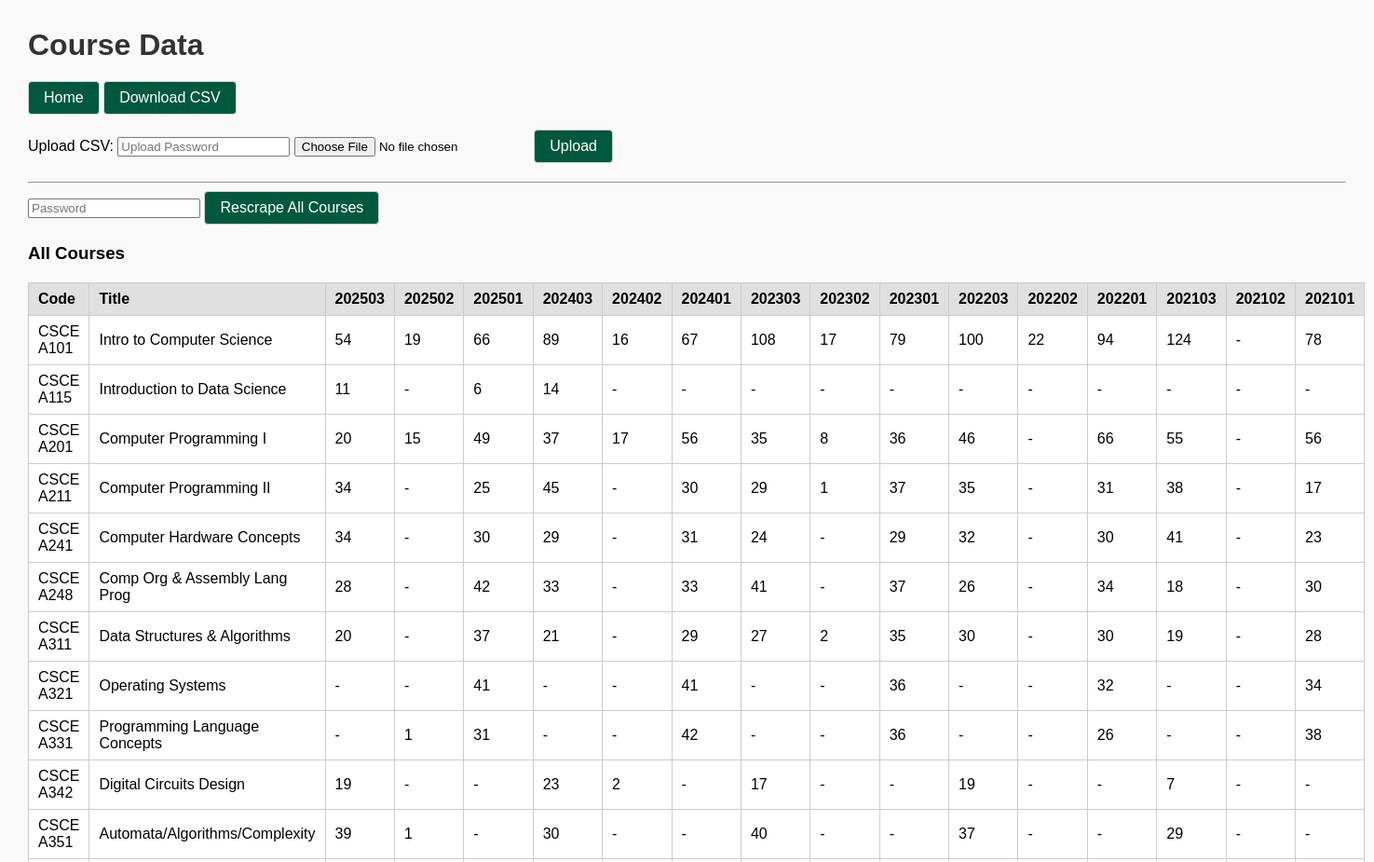
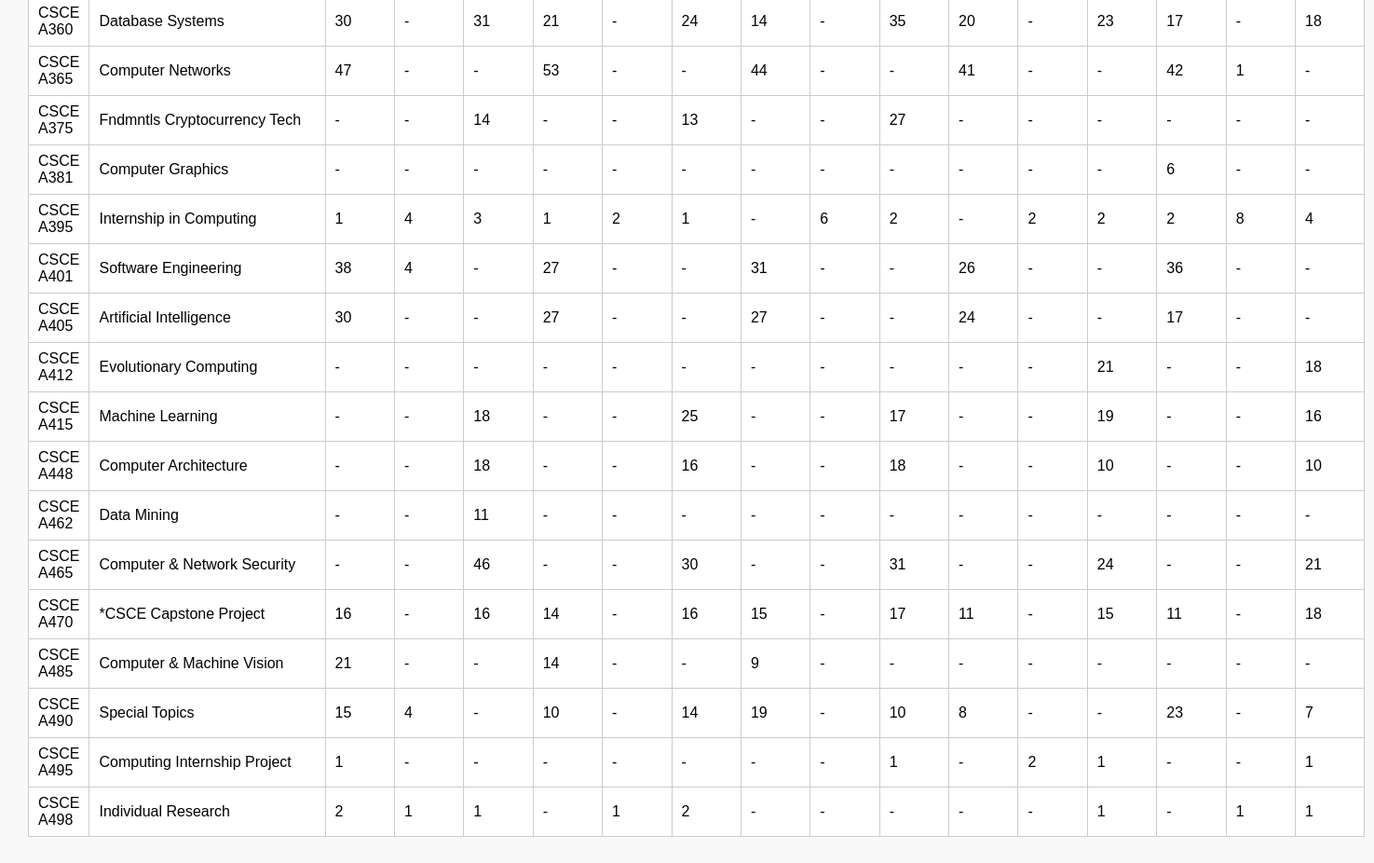
The app's page /data/ with its own data (2 pictures, top to bottom).
### main/models.py (models this page shows, shortened)
class Course(models.Model):
    term = models.CharField(max_length=10)
    code = models.CharField(max_length=20)
    title = models.CharField(max_length=255)
    enrolled = models.IntegerField()

### main/views.py (the view, shortened to what this page needs)
# urls.py: path('data/', views.data, name='data'),
def data(request):
    message = None
    error = None
    all_terms = sorted(Course.objects.values_list('term', flat=True).distinct(), reverse=True)
    courses_dict = {}
    for c in Course.objects.all().order_by('code'):
        if c.code not in courses_dict:
            courses_dict[c.code] = {'title': c.title, 'enrolled_list': []}
    for code, info in courses_dict.items():
        enrolled_list = []
        for term in all_terms:
            course = Course.objects.filter(code=code, term=term).first()
            enrolled_list.append(course.enrolled if course else '-')
        info['enrolled_list'] = enrolled_list
    return render(request, 'data.html', {
        'courses_dict': courses_dict,
        'all_terms': all_terms,
        'message': message,
        'error': error
    })

### main/context_processors.py (called while the page is built)
def add_prefix(request):
    return {"URL_PREFIX": settings.URL_PREFIX}

### main/templates/data.html (shortened to what this page needs)
{% load static %}
<!DOCTYPE html>
<html>
<head>
    <link rel="stylesheet" href="{% static 'style.css' %}">
</head>
<body>
    <h1>Course Data</h1>
    <p>
        <a href="{% if URL_PREFIX %}/{{ URL_PREFIX }}/{% else %}/{% endif %}"><button>Home</button></a>
        <a href="{% url 'download_data' %}"><button>Download CSV</button></a>
    </p>
    <div class="section">
        <form method="POST" enctype="multipart/form-data">
            <label>Upload CSV:</label>
            <input type="password" name="upload_password" placeholder="Upload Password" required>
            <input type="file" name="csv_file" accept=".csv" required>
            <button type="submit">Upload</button>
        </form>
    </div>
    <hr>
    <div class="section">
        <form method="POST" action="{% url 'rescrape_data' %}" style="display:inline;">
            <input type="password" name="rescrape_password" placeholder="Password" required>
            <button type="submit" onclick="return confirmRescrape();">
                Rescrape All Courses
            </button>
        </form>
    </div>
    <h3>All Courses</h3>
    <table>
        <tr>
            <th>Code</th>
            <th>Title</th>
            {% for term in all_terms %}
                <th>{{ term }}</th>
            {% endfor %}
        </tr>
        {% for code, course in courses_dict.items %}
            <tr>
                <td>{{ code }}</td>
                <td>{{ course.title }}</td>
                {% for enrolled in course.enrolled_list %}
                    <td>{{ enrolled }}</td>
                {% endfor %}
            </tr>
        {% endfor %}
    </table>
</body>
</html>

### main/static/style.css (style rules this page uses)
body { font-family: Arial, sans-serif; margin: 40px; background: white; }
h1 { margin-bottom: 20px; color: #222; }
button { padding: 8px 16px; cursor: pointer; border: 1px solid lightgrey; border-radius: 4px; background: #00583D; color: white; font-size: 16px; transition: background-color 0.2s ease; }
a { text-decoration: none; }

### main/templates/data.html (style rules this page uses)
body { font-family: Arial; margin: 30px; background: #f9f9f9; }
h1 { color: #333; }
table { border-collapse: collapse; width: 100%; background: #fff; margin-top: 20px; }
th, td { padding: 8px 10px; border: 1px solid #ccc; text-align: left; }
th { background: #e0e0e0; }
.section { margin-bottom: 20px; }

### records on screen
Course: courses_dict "CSCE A101", title "Intro to Computer Science"
Course: courses_dict "CSCE A115", title "Introduction to Data Science"
Course: courses_dict "CSCE A201", title "Computer Programming I"
Course: courses_dict "CSCE A211", title "Computer Programming II"
Course: courses_dict "CSCE A241", title "Computer Hardware Concepts"
Course: courses_dict "CSCE A248", title "Comp Org & Assembly Lang Prog"
Course: courses_dict "CSCE A311", title "Data Structures & Algorithms"
Course: courses_dict "CSCE A321", title "Operating Systems"
Course: courses_dict "CSCE A331", title "Programming Language Concepts"
Course: courses_dict "CSCE A342", title "Digital Circuits Design"
Course: courses_dict "CSCE A351", title "Automata/Algorithms/Complexity"
Course: courses_dict "CSCE A360", title "Database Systems"
Course: courses_dict "CSCE A365", title "Computer Networks"
Course: courses_dict "CSCE A375", title "Fndmntls Cryptocurrency Tech"
Course: courses_dict "CSCE A381", title "Computer Graphics"
Course: courses_dict "CSCE A395", title "Internship in Computing"
Course: courses_dict "CSCE A401", title "Software Engineering"
Course: courses_dict "CSCE A405", title "Artificial Intelligence"
Course: courses_dict "CSCE A412", title "Evolutionary Computing"
Course: courses_dict "CSCE A415", title "Machine Learning"
Course: courses_dict "CSCE A448", title "Computer Architecture"
Course: courses_dict "CSCE A462", title "Data Mining"
Course: courses_dict "CSCE A465", title "Computer & Network Security"
Course: courses_dict "CSCE A470", title "*CSCE Capstone Project"
Course: courses_dict "CSCE A485", title "Computer & Machine Vision"
Course: courses_dict "CSCE A490", title "Special Topics"
Course: courses_dict "CSCE A495", title "Computing Internship Project"
Course: courses_dict "CSCE A498", title "Individual Research"

### other values on screen
{{ term }} "202503" "202502" "202501" "202403" "202402" "202401" "202303" "202302" "202301" "202203" "202202" "202201" "202103" "202102" "202101"
{{ enrolled }} "54" "19" "66" "89" "16" "67" "108" "17" "79" "100" "22" "94" "124" "-" "78" "11" "-" "6" "14" "-" "-" "-" "-" "-" "-" "-" "-" "-" "-" "-" "20" "15" "49" "37" "17" "56" "35" "8" "36" "46" "-" "66" "55" "-" "56" "34" "-" "25" "45" "-" "30" "29" "1" "37" "35" "-" "31" "38" "-" "17" "34" "-" "30" "29" "-" "31" "24" "-" "29" "32" "-" "30" "41" "-" "23" "28" "-" "42" "33" "-" "33" "41" "-" "37" "26" "-" "34" "18" "-" "30" "20" "-" "37" "21" "-" "29" "27" "2" "35" "30" "-" "30" "19" "-" "28" "-" "-" "41" "-" "-" "41" "-" "-" "36" "-" "-" "32" "-" "-" "34" "-" "1" "31" "-" "-" "42" "-" "-" "36" "-" "-" "26" "-" "-" "38" "19" "-" "-" "23" "2" "-" "17" "-" "-" "19" "-" "-" "7" "-" "-" "39" "1" "-" "30" "-" "-" "40" "-" "-" "37" "-" "-" "29" "-" "-" "30" "-" "31" "21" "-" "24" "14" "-" "35" "20" "-" "23" "17" "-" "18" "47" "-" "-" "53" "-" "-" "44" "-" "-" "41" "-" "-" "42" "1" "-" "-" "-" "14" "-" "-" "13" "-" "-" "27" "-" "-" "-" "-" "-" "-" "-" "-" "-" "-" "-" "-" "-" "-" "-" "-" "-" "-" "6" "-" "-" "1" "4" "3" "1" "2" "1" "-" "6" "2" "-" "2" "2" "2" "8" "4" "38" "4" "-" "27" "-" "-" "31" "-" "-" "26" "-" "-" "36" "-" "-" "30" "-" "-" "27" "-" "-" "27" "-" "-" "24" "-" "-" "17" "-" "-" "-" "-" "-" "-" "-" "-" "-" "-" "-" "-" "-" "21" "-" "-" "18" "-" "-" "18" "-" "-" "25" "-" "-" "17" "-" "-" "19" "-" "-" "16" "-" "-" "18" "-" "-" "16" "-" "-" "18" "-" "-" "10" "-" "-" "10" "-" "-" "11" "-" "-" "-" "-" "-" "-" "-" "-" "-" "-" "-" "-" "-" "-" "46" "-" "-" "30" "-" "-" "31" "-" "-" "24" "-" "-" "21" "16" "-" "16" "14" "-" "16" "15" "-" "17" "11" "-" "15" "11" "-" "18" "21" "-" "-" "14" "-" "-" "9" "-" "-" "-" "-" "-" "-" "-" "-" "15" "4" "-" "10" "-" "14" "19" "-" "10" "8" "-" "-" "23" "-" "7" "1" "-" "-" "-" "-" "-" "-" "-" "1" "-" "2" "1" "-" "-" "1" "2" "1" "1" "-" "1" "2" "-" "-" "-" "-" "-" "1" "-" "1" "1"
